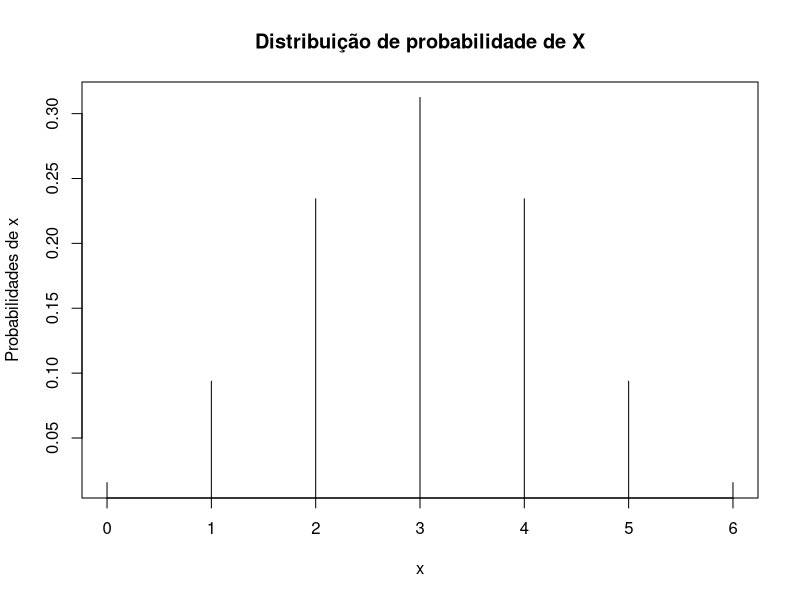

Write the R code that produced this figure. (Note: a time limit stopped this script after it produced the figure.)
# A Distribuição Binomial descreve o número de sucessos que ocorrem em um determinado número 
# de experimentos de Bernoulli 
#
# Exemplo 2) Suponha que, para uma máquina que produz peças automotivas, a probabilidade de se 
# obter uma peça defeituosa (sucesso) é 𝑝 = 0,1. Das peças produzidas por esta máquina, 
# seleciona-se uma amostra de 10 peças para análise. Qual a probabilidade de se obter:

# a) Uma peça defeituosa?
dbinom(1, 10, 0.1)

# b) Nenhuma peça defeituosa?
dbinom(0, 10, 0.1)

# c) Duas peças defeituosas?
dbinom(2, 10, 0.1)

# d) No mínimo duas peças defeituosas?
1 - pbinom(1, 10, 0.1)

# e) No máximo duas peças defeituosas?
pbinom(2, 10, 0.1)


nsamples <- 1000000
namostra <- 10; cont.defeituosa <- 0; npeca.sem.defeito <- 0; npeca.defeituosa <- rep(0, 10) 
for (i in 1:nsamples) {
  cont.defeituosa <- 0
  for (j in 1:namostra) { # seleciono 10 peças
    peca.selecionada.defeituosa <- sample(c(T, F), 1, prob = c(0.1, 0.9)) 
    if (peca.selecionada.defeituosa) {
      cont.defeituosa <- cont.defeituosa + 1 
      }
  }
  if (cont.defeituosa > 0) { 
    # npeca.defeituosa[i] contém o total de peças i defeituosas
    npeca.defeituosa[cont.defeituosa] <- npeca.defeituosa[cont.defeituosa] + 1 
  } else {
    npeca.sem.defeito <- npeca.sem.defeito + 1 
    }
}
prob.nenhuma.defeituosa <- npeca.sem.defeito/nsamples
print(prob.nenhuma.defeituosa)
prob.uma.defeituosa <- npeca.defeituosa[1]/nsamples
print(prob.uma.defeituosa)
prob.duas.defeituosas <- npeca.defeituosa[2]/nsamples
print(prob.duas.defeituosas)
prob.minimo.duas.defeituosas <- sum(npeca.defeituosa[2:10])/nsamples # filtro no vetor 
print(prob.minimo.duas.defeituosas)
prob.maximo.duas.defeituosas <- (npeca.sem.defeito + sum(npeca.defeituosa[1:2]))/nsamples
print(prob.maximo.duas.defeituosas)

# Exemplo 3) Considere que a probabilidade de certa peça artesanal ser produzida com perfeição por 
# uma pessoa que está em treinamento é igual a 0,5. Considere que a pessoa produza 6 peças por vez.

# a) Obter a distribuição de probabilidades do número de peças perfeitas produzidas pela pessoa em 6 peças.
vetor.probabilidade <- dbinom (0:6, 6, 0.5) 
intervalo <- 0:6

# b) Construir o gráfico de distribuição de probabilidade obtida no item a.

plot(intervalo, #intervalo desejado 
vetor.probabilidade, #valores de probabilidade 
type="h", #traço do eixo ao ponto
xlab='x',
ylab='Probabilidades de x',
main='Distribuição de probabilidade de X')

nsamples <- 1000000

namostra <- 6; cont.defeituosa <- 0; npeca.sem.defeito <- 0; npeca.defeituosa <- rep(0, 6)
for (i in 1:nsamples) {
    cont.defeituosa <- 0
    for (j in 1:namostra) {
        peca.selecionada.defeituosa <- sample(c(T, F), 1, prob = c(0.5, 0.5))
        if (peca.selecionada.defeituosa) {
            cont.defeituosa <- cont.defeituosa + 1
        }
    }
    if (cont.defeituosa > 0) { # npeca.defeituosa[i] contém o total de peças i defeituosas
        npeca.defeituosa[cont.defeituosa] <- npeca.defeituosa[cont.defeituosa] + 1
    } else {
        npeca.sem.defeito <- npeca.sem.defeito + 1
    }
}
vetor.probabilidade <- c(npeca.sem.defeito, npeca.defeituosa)
vetor.probabilidade <- vetor.probabilidade / nsamples
intervalo <- 0:6
plot(intervalo,
vetor.probabilidade, #valores de probabilidade 
type="h", #traço do eixo ao ponto
xlab='x',
ylab='Probabilidades de x', 
main='Distribuição de probabilidade de X')
